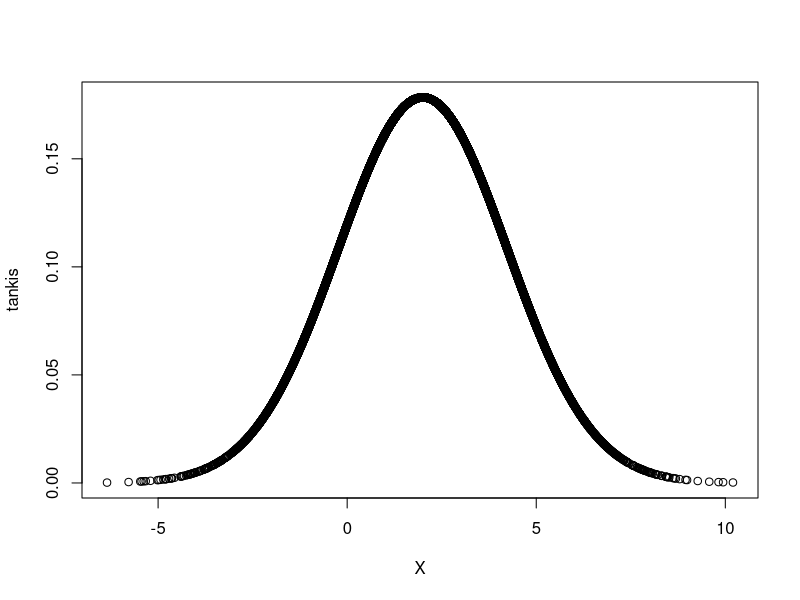
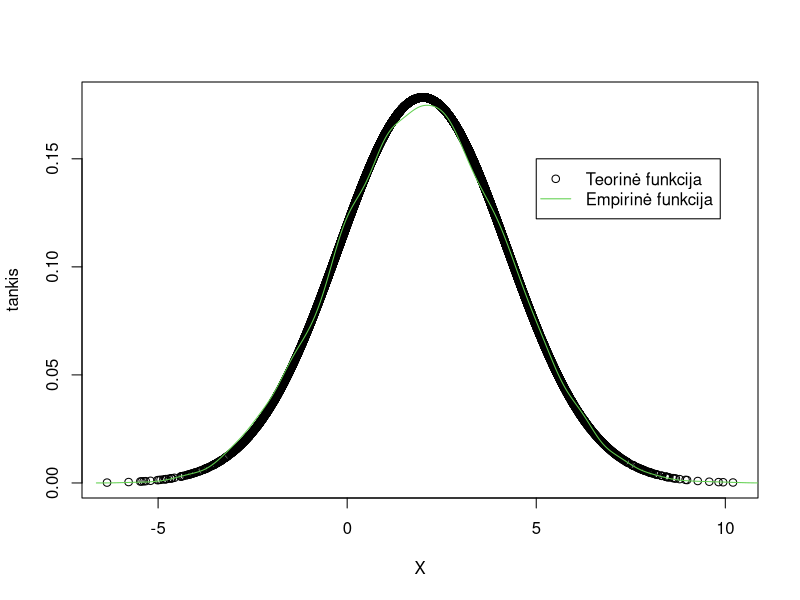

The R source for these figures, in order:
## ---- chunk 1
knitr::opts_chunk$set(echo = TRUE)
## ---- chunk 2
X = rnorm(10000, mean = 2, sd = sqrt(5))
## ---- chunk 3
plot(X, dnorm(X, mean = 2, sd = sqrt(5)), xlab = "X", ylab = "tankis")
## ---- chunk 4
X1 = rnorm(10000, mean = 3, sd = sqrt(2))
X2 = rnorm(10000, mean = -1, sd = sqrt(3))
ktX = X1 + X2
## ---- chunk 5
plot(X, dnorm(X, mean = 2, sd = sqrt(5)), xlab = "X", ylab = "tankis" )
lines(density(ktX), col = 3)
legend(5, 0.15, c("Teorinė funkcija", "Empirinė funkcija"), lty = c(0, 1), pch = c(1, NA), col = c(1, 3))
## ---- chunk 6
mean(ktX)
## ---- chunk 7
sd(ktX)
## ---- chunk 8
sqrt(5)
## ---- chunk 9
median(ktX)
## ---- chunk 10
tik <- pnorm(-2, mean = 2, sd = sqrt(5)) + pnorm(2, mean = 2, sd = sqrt(5), lower.tail = FALSE)
tik
## ---- chunk 11
emp.tik <- function(){
  X1 = rnorm(10000, mean = 3, sd = sqrt(2))
  X2 = rnorm(10000, mean = -1, sd = sqrt(3))
  X = X1 + X2
  a = (X > 2) | (X < -2)
  ats = sum(a)/10000
  return(ats)
}
emp.tik()
## ---- chunk 12
b <- replicate(10000, emp.tik())
mean(b)
